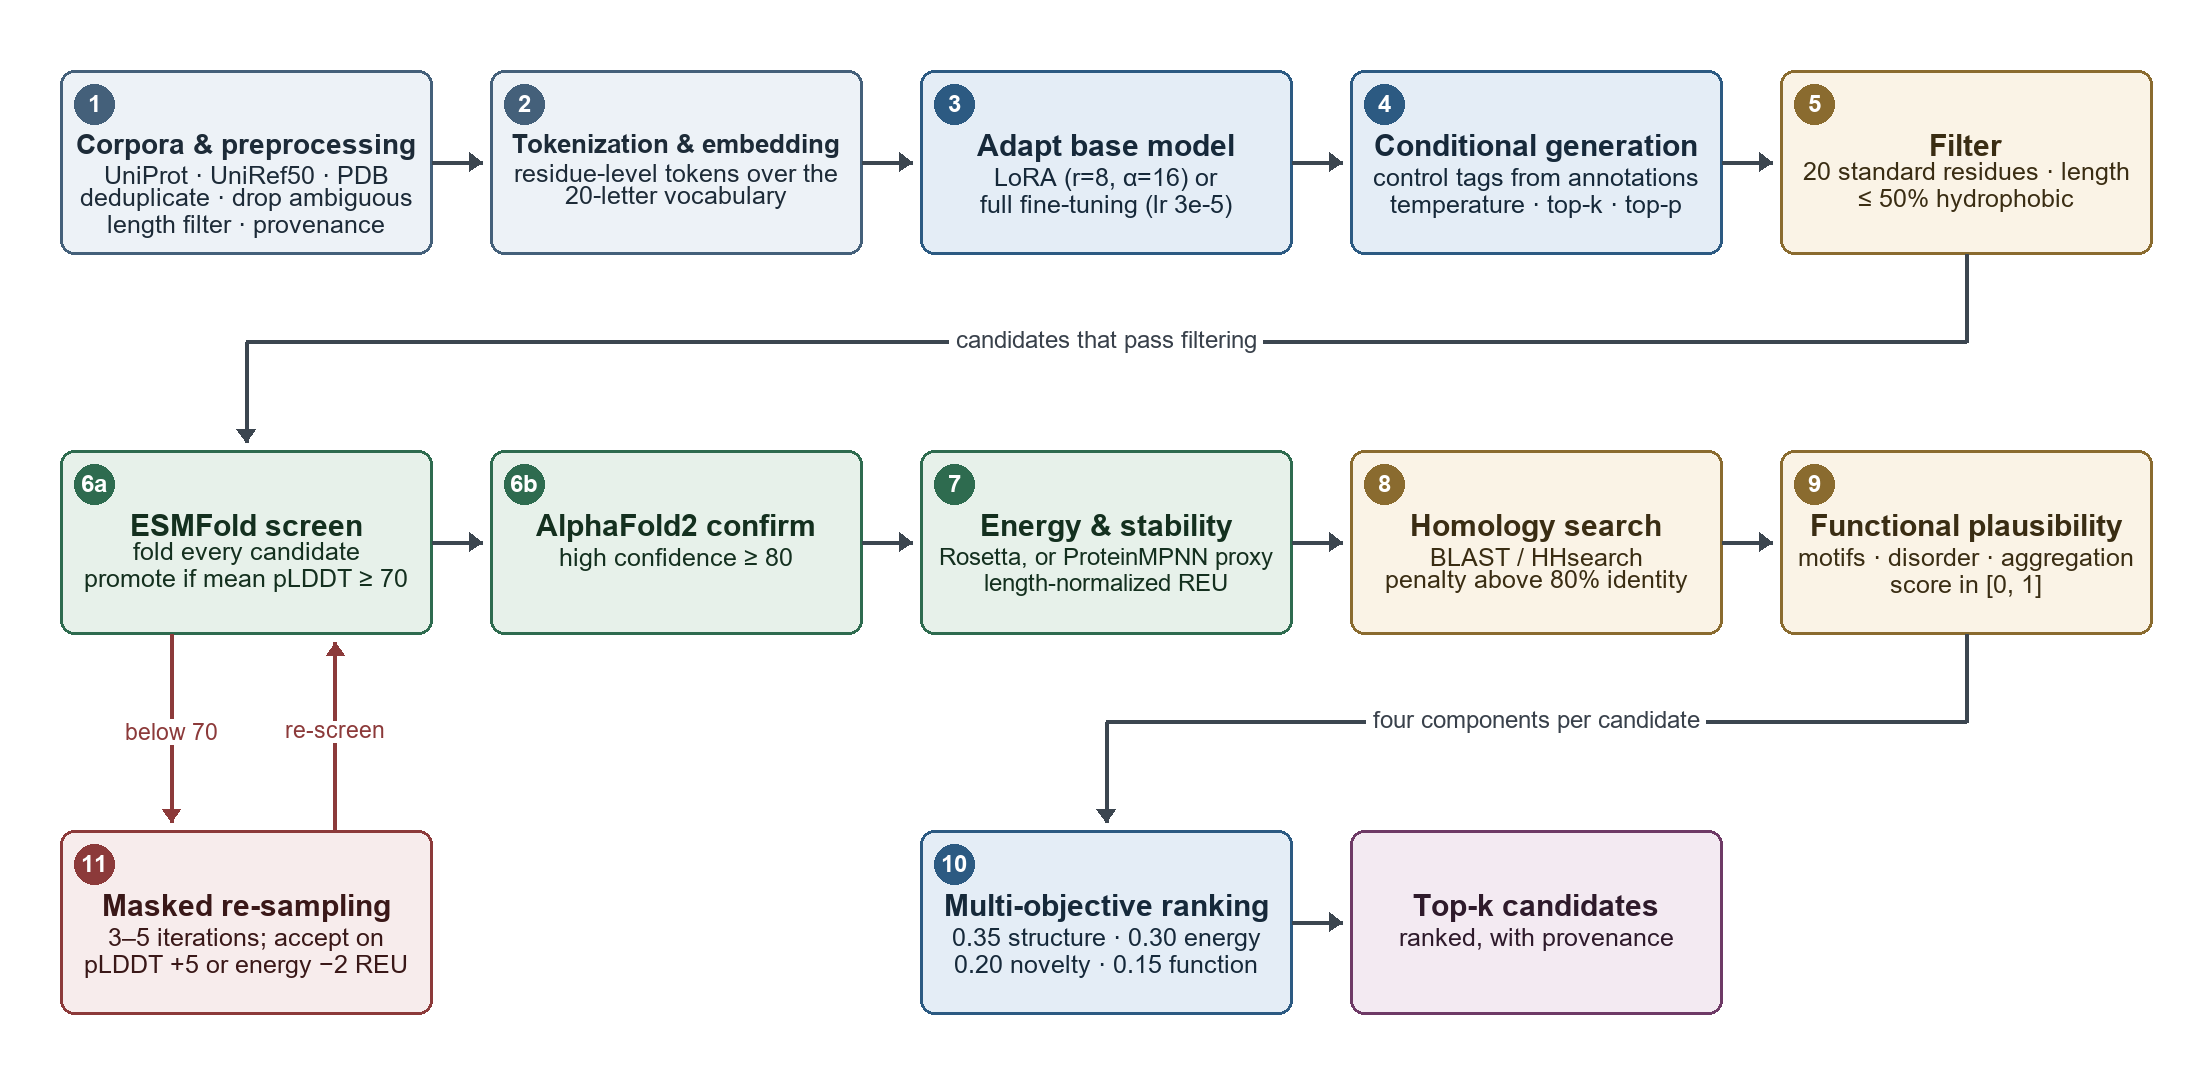

Reproduce this figure in Python.
"""Figure 1: the LPDF pipeline, drawn to match Section III of the paper."""

from diagram import Canvas

W, H = 2200, 1090
c = Canvas(W, H)

BW, BH = 372, 184
GAP = 58
LEFT = 60
ROW1 = 70
ROW2 = 450
ROW3 = 830

xs = [LEFT + i * (BW + GAP) for i in range(5)]

# ---------------------------------------------------------------- row 1
c.box(xs[0], ROW1, BW, BH, [
    "Corpora & preprocessing",
    "UniProt · UniRef50 · PDB",
    "deduplicate · drop ambiguous",
    "length filter · provenance",
], style="input", badge=1)

c.box(xs[1], ROW1, BW, BH, [
    "Tokenization & embedding",
    "residue-level tokens over the",
    "20-letter vocabulary",
], style="input", badge=2)

c.box(xs[2], ROW1, BW, BH, [
    "Adapt base model",
    "LoRA (r=8, α=16) or",
    "full fine-tuning (lr 3e-5)",
], style="model", badge=3)

c.box(xs[3], ROW1, BW, BH, [
    "Conditional generation",
    "control tags from annotations",
    "temperature · top-k · top-p",
], style="model", badge=4)

c.box(xs[4], ROW1, BW, BH, [
    "Filter",
    "20 standard residues · length",
    "≤ 50% hydrophobic",
], style="filter", badge=5)

for a, b in zip(xs, xs[1:]):
    y = ROW1 + BH / 2
    c.arrow([(a + BW, y), (b - 8, y)])

# ---------------------------------------------------------------- row 2
c.box(xs[0], ROW2, BW, BH, [
    "ESMFold screen",
    "fold every candidate",
    "promote if mean pLDDT ≥ 70",
], style="struct", badge="6a")

c.box(xs[1], ROW2, BW, BH, [
    "AlphaFold2 confirm",
    "high confidence ≥ 80",
], style="struct", badge="6b")

c.box(xs[2], ROW2, BW, BH, [
    "Energy & stability",
    "Rosetta, or ProteinMPNN proxy",
    "length-normalized REU",
], style="struct", badge=7)

c.box(xs[3], ROW2, BW, BH, [
    "Homology search",
    "BLAST / HHsearch",
    "penalty above 80% identity",
], style="filter", badge=8)

c.box(xs[4], ROW2, BW, BH, [
    "Functional plausibility",
    "motifs · disorder · aggregation",
    "score in [0, 1]",
], style="filter", badge=9)

for a, b in zip(xs, xs[1:]):
    y = ROW2 + BH / 2
    c.arrow([(a + BW, y), (b - 8, y)])

# wrap: end of row 1 down and back to the start of row 2
wrap1 = ROW1 + BH + 88
c.arrow([
    (xs[4] + BW / 2, ROW1 + BH),
    (xs[4] + BW / 2, wrap1),
    (xs[0] + BW / 2, wrap1),
    (xs[0] + BW / 2, ROW2 - 8),
])
c.label("candidates that pass filtering", xs[2] + BW / 2, wrap1, fs=24)

# ---------------------------------------------------------------- row 3
c.box(xs[0], ROW3, BW, BH, [
    "Masked re-sampling",
    "3–5 iterations; accept on",
    "pLDDT +5 or energy −2 REU",
], style="refine", badge=11)

c.box(xs[2], ROW3, BW, BH, [
    "Multi-objective ranking",
    "0.35 structure · 0.30 energy",
    "0.20 novelty · 0.15 function",
], style="model", badge=10)

c.box(xs[3], ROW3, BW, BH, [
    "Top-k candidates",
    "ranked, with provenance",
], style="out", badge=None)

c.arrow([(xs[2] + BW, ROW3 + BH / 2), (xs[3] - 8, ROW3 + BH / 2)])

# wrap: end of row 2 down and back to ranking
wrap2 = ROW2 + BH + 88
c.arrow([
    (xs[4] + BW / 2, ROW2 + BH),
    (xs[4] + BW / 2, wrap2),
    (xs[2] + BW / 2, wrap2),
    (xs[2] + BW / 2, ROW3 - 8),
])
c.label("four components per candidate", xs[3] + BW / 2, wrap2, fs=24)

# ------------------------------------------------- refinement loop
c.arrow([(xs[0] + BW * 0.30, ROW2 + BH), (xs[0] + BW * 0.30, ROW3 - 8)],
        colour="#8C3A3A")
c.label("below 70", xs[0] + BW * 0.30, (ROW2 + BH + ROW3) / 2, fs=23,
        colour="#8C3A3A")
c.arrow([(xs[0] + BW * 0.74, ROW3), (xs[0] + BW * 0.74, ROW2 + BH + 8)],
        colour="#8C3A3A")
c.label("re-screen", xs[0] + BW * 0.74, (ROW2 + BH + ROW3) / 2, fs=23,
        colour="#8C3A3A")

size = c.save("fig1_pipeline.png")
print("fig1_pipeline.png", size)
